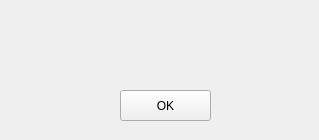
<?xml version="1.0" encoding="UTF-8"?>
<ui version="4.0">
 <class>Form</class>
 <widget class="QWidget" name="Form">
  <property name="windowModality">
   <enum>Qt::WindowModal</enum>
  </property>
  <property name="geometry">
   <rect>
    <x>0</x>
    <y>0</y>
    <width>319</width>
    <height>140</height>
   </rect>
  </property>
  <property name="windowTitle">
   <string>로그인 성공</string>
  </property>
  <widget class="QLabel" name="label">
   <property name="geometry">
    <rect>
     <x>70</x>
     <y>40</y>
     <width>191</width>
     <height>31</height>
    </rect>
   </property>
   <property name="layoutDirection">
    <enum>Qt::LeftToRight</enum>
   </property>
   <property name="text">
    <string/>
   </property>
   <property name="alignment">
    <set>Qt::AlignCenter</set>
   </property>
  </widget>
  <widget class="QPushButton" name="confirm">
   <property name="geometry">
    <rect>
     <x>120</x>
     <y>90</y>
     <width>91</width>
     <height>31</height>
    </rect>
   </property>
   <property name="text">
    <string>OK</string>
   </property>
  </widget>
 </widget>
 <resources/>
 <connections/>
</ui>
